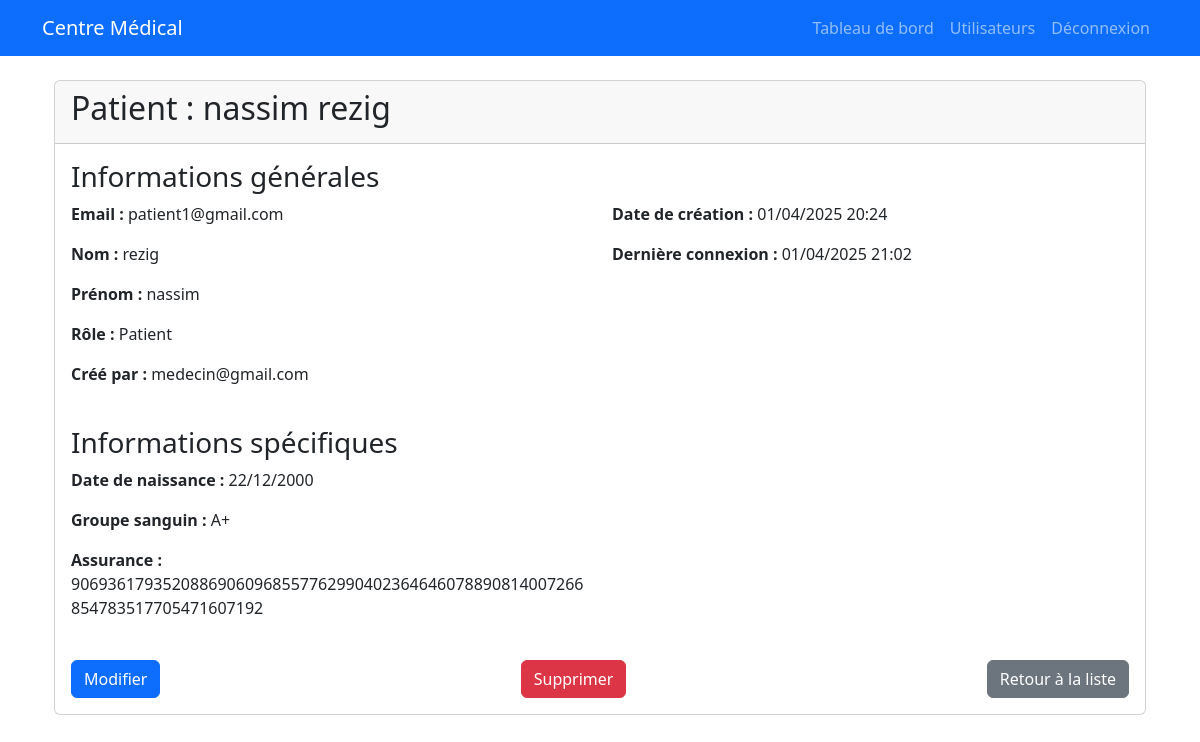
The page /accounts/users/98/ (signed in) on the database its author committed.
### accounts/models.py (models this page shows, shortened)
class User(AbstractUser):
    ROLE_CHOICES = (
        ('ADMIN', 'Administrateur'),
        ('MEDECIN', 'Médecin'),
        ('PATIENT', 'Patient'),
        ('RADIOLOGUE', 'Radiologue'),
        ('LABORANTIN', 'Laborantin'),
        ('PRATICIEN', 'Praticien de santé'),
    )
    email = models.EmailField(unique=True)
    role = models.CharField(max_length=15, choices=ROLE_CHOICES, default='PATIENT')
    created_by = models.ForeignKey('self', on_delete=models.SET_NULL, null=True, blank=True, related_name='created_users')
    USERNAME_FIELD = 'email'
    REQUIRED_FIELDS = []
    objects = UserManager()
    def __str__(self):
        return self.email
    @property
    def is_admin(self):
        return self.role == 'ADMIN'
    @property
    def is_medecin(self):
        return self.role == 'MEDECIN'
    @property
    def is_patient(self):
        return self.role == 'PATIENT'
    @property
    def is_radiologue(self):
        return self.role == 'RADIOLOGUE'
    @property
    def is_laborantin(self):
        return self.role == 'LABORANTIN'
    @property
    def is_praticien(self):
        return self.role == 'PRATICIEN'

class Patient(models.Model):
    user = models.OneToOneField(
        settings.AUTH_USER_MODEL,
        on_delete=models.CASCADE,
        related_name='patient_profile'
    )
    date_of_birth = models.DateField()
    blood_type = models.CharField(max_length=3)
    encrypted_insurance = models.BinaryField()
    ibe_policy = models.TextField(blank=True)

### accounts/views.py (the view)
# urls.py: path('users/<int:pk>/', views.UserDetailView.as_view(), name='user_detail'),
class UserDetailView(UserPassesTestMixin, DetailView):
    model = User
    template_name = 'accounts/user_detail.html'
    context_object_name = 'user_object'  # Évite la confusion avec request.user
    def test_func(self):
        user_to_view = self.get_object()
        print(f"Utilisateur connecté: {self.request.user}, Profil demandé: {user_to_view}")
        if self.request.user.is_admin:
            return True
        if self.request.user == user_to_view:
            return True
        if (self.request.user.is_medecin or self.request.user.is_praticien or
            self.request.user.is_radiologue or self.request.user.is_laborantin ):
            return True
        return False
    def get_context_data(self, **kwargs):
        context = super().get_context_data(**kwargs)
        user_object = self.get_object()
        user_attributes = []
        if self.request.user.is_admin:
            user_attributes.append("ADMIN")
        if self.request.user.is_medecin:
            user_attributes.append("MEDECIN")
        if self.request.user.is_praticien:
            user_attributes.append("PRATICIEN")
        if self.request.user.is_radiologue:
            user_attributes.append("RADIOLOGUE")
        if self.request.user.is_laborantin:
            user_attributes.append("LABORANTIN")
        context['user_attributes'] = user_attributes
        if user_object.is_patient and hasattr(user_object, 'patient_profile'):
            patient_profile = user_object.patient_profile
            context['profile'] = patient_profile
            encrypted_insurance = patient_profile.encrypted_insurance
            insurance_number_decrypted = None
            if encrypted_insurance:
                try:
                    insurance_number_decrypted = ibe_decrypt(encrypted_insurance, self.request.user.email)
                    print(self.request.user.email)
                except Exception as e:
                    insurance_number_decrypted = f"Erreur lors du déchiffrement : {str(e)}"
            context['insurance_number_decrypted'] = insurance_number_decrypted
        return context

### accounts/ibe.py (called while the page is built)
    def is_on_curve(self, point):
        if point is None:
            return True
        x, y = point
        return (y*y - (x*x*x + self.a*x + self.b)) % self.p == 0

    def add(self, P, Q):
        if P is None: return Q
        if Q is None: return P
        x_p, y_p = P
        x_q, y_q = Q
        if x_p == x_q and y_p != y_q:
            return None  # Point at infinity
        if P == Q:
            m = (3*x_p*x_p + self.a) * pow(2*y_p, self.p-2, self.p) % self.p
        else:
            m = (y_q - y_p) * pow(x_q - x_p, self.p-2, self.p) % self.p
        x_r = (m*m - x_p - x_q) % self.p
        y_r = (m*(x_p - x_r) - y_p) % self.p
        return (x_r, y_r)

    def scalar_mult(self, k, P):
        if k == 0 or P is None:
            return None
        if k < 0:
            return self.scalar_mult(-k, (P[0], -P[1] % self.p))
        result = None
        current = P
        while k > 0:
            if k % 2 == 1:
                result = self.add(result, current)
            current = self.add(current, current)
            k = k // 2
        return result

    def _cache_key(self, P, Q):
        if P is None or Q is None:
            return None
        return (P[0], P[1], Q[0], Q[1])

    def miller_algorithm(self, P, Q):
        if not self.curve.is_on_curve(P) or not self.curve.is_on_curve(Q):
            raise ValueError("Les points doivent être sur la courbe")
        if P is None or Q is None:
            return 1
        cache_key = self._cache_key(P, Q)
        if cache_key in self._cache:
            return self._cache[cache_key]
        r_bin = bin(self.r)[2:]
        T = P
        f = 1
        for i in range(1, len(r_bin)):
            f = (f * f) % self.curve.p
            T = self.curve.add(T, T)
            if r_bin[i] == '1':
                f = (f * self.evaluate_line(T, P, Q)) % self.curve.p
                T = self.curve.add(T, P)
        self._cache[cache_key] = f
        return f

    def evaluate_line(self, T, P, Q):
        if T is None or P is None:
            return 1
        x_t, y_t = T
        x_p, y_p = P
        x_q, y_q = Q
        if T == P:
            m = (3 * x_t * x_t + self.curve.a) * pow(2 * y_t, self.curve.p-2, self.curve.p) % self.curve.p
        else:
            m = (y_t - y_p) * pow(x_t - x_p, self.curve.p-2, self.curve.p) % self.curve.p
        return (y_q - y_t - m * (x_q - x_t)) % self.curve.p

    def compute(self, P, Q):
        return self.miller_algorithm(P, Q)

### accounts/templates/accounts/user_detail.html (shortened to what this page needs)
{% extends 'base.html' %}
{% block content %}
<div class="container mt-4">
    <div class="card">
        <div class="card-header">
            <h2>
                {% if user_object.is_patient %}
                    Patient : {{ user_object.get_full_name|default:user_object.email }}
                {% elif user_object.is_medecin %}
                    Dr. {{ user_object.get_full_name|default:user_object.email }}
                {% else %}
                    {{ user_object.get_full_name|default:user_object.email }} ({{ user_object.get_role_display }})
                {% endif %}
            </h2>
        </div>
        <div class="card-body">
            <h3>Informations générales</h3>
            <div class="row mb-4">
                <div class="col-md-6">
                    <p><strong>Email :</strong> {{ user_object.email }}</p>
                    <p><strong>Nom :</strong> {{ user_object.last_name|default:"Non spécifié" }}</p>
                    <p><strong>Prénom :</strong> {{ user_object.first_name|default:"Non spécifié" }}</p>
                    <p><strong>Rôle :</strong> {{ user_object.get_role_display }}</p>
                    <p><strong>Créé par :</strong> {{ user_object.created_by.email|default:"N/A" }}</p>
                </div>
                <div class="col-md-6">
                    <p><strong>Date de création :</strong> {{ user_object.date_joined|date:"d/m/Y H:i" }}</p>
                    <p><strong>Dernière connexion :</strong> {{ user_object.last_login|date:"d/m/Y H:i"|default:"Jamais connecté" }}</p>
                </div>
            </div>
            {% if profile %}
                <h3>Informations spécifiques</h3>
                <div class="row mb-4">
                    {% if user_object.is_patient %}
                        <div class="col-md-6">
                            <p><strong>Date de naissance :</strong> {{ profile.date_of_birth|date:"d/m/Y" }}</p>
                            <p><strong>Groupe sanguin :</strong> {{ profile.blood_type }}</p>
                            <p><strong>Assurance :</strong> {{ insurance_number_decrypted }}</p>
                        </div>
                    {% elif user_object.is_medecin %}
                        <div class="col-md-6">
                            <p><strong>Spécialisation :</strong> {{ profile.specialization }}</p>
                            <p><strong>Téléphone :</strong> {{ profile.phone_number|default:"Non spécifié" }}</p>
                        </div>
                    {% elif user_object.is_radiologue %}
                        <div class="col-md-6">
                            <p><strong>Domaine :</strong> {{ profile.radiology_field }}</p>
                            <p><strong>Téléphone :</strong> {{ profile.phone_number|default:"Non spécifié" }}</p>
                        </div>
                    {% elif user_object.is_laborantin %}
                        <div class="col-md-6">
                            <p><strong>Département :</strong> {{ profile.lab_department }}</p>
                            <p><strong>Téléphone :</strong> {{ profile.phone_number|default:"Non spécifié" }}</p>
                        </div>
                    {% endif %}
                </div>
            {% endif %}
            <div class="d-flex justify-content-between mt-4">
                {% if request.user.is_admin or request.user == user_object.created_by and user_object.is_patient %}
                <a href="{% url 'user_delete' user_object.id %}" class="btn btn-primary">Modifier</a>
                <a href="{% url 'user_delete' user_object.id %}" class="btn btn-danger">Supprimer</a>
                {% endif %}
                <a href="{% url 'user_list' %}" class="btn btn-secondary">Retour à la liste</a>
            </div>
        </div>
    </div>
</div>
{% endblock %}

### rows shown on the page
User: get_full_name "nassim rezig", email "patient1@gmail.com", last_name "rezig", first_name "nassim", role "Patient", created_by.email "medecin@gmail.com", date_joined "01/04/2025 20:24", last_login "01/04/2025 21:02"
Patient: date_of_birth "22/12/2000", blood_type "A+"

### other values the page prints
{{ insurance_number_decrypted }} "90693617935208869060968557762990402364646078890814007266854783517705471607192"
